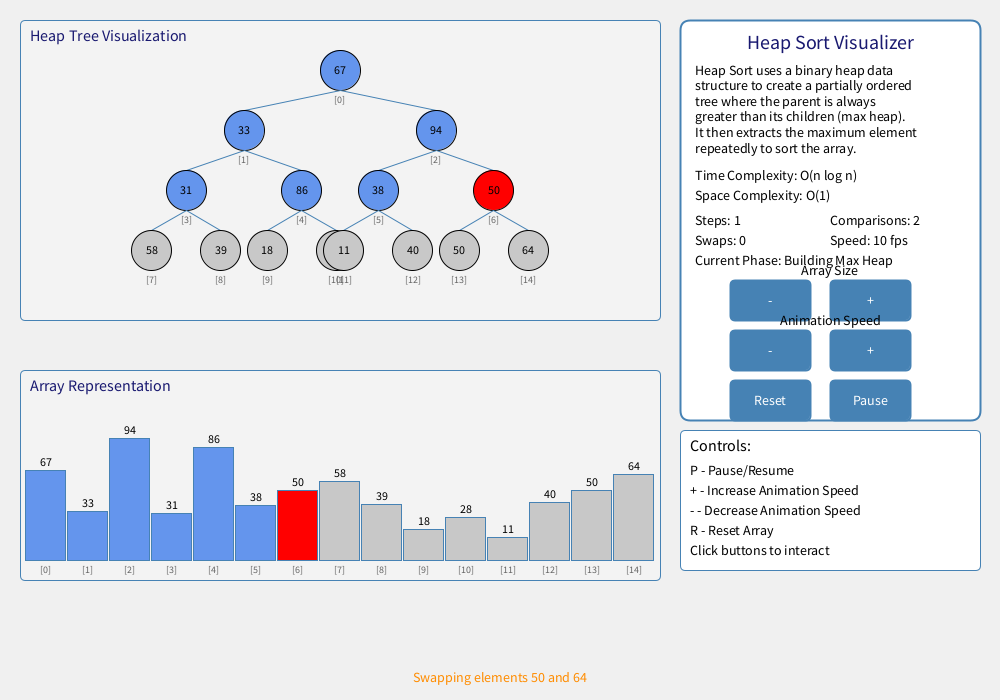
Frame 1 (no input)
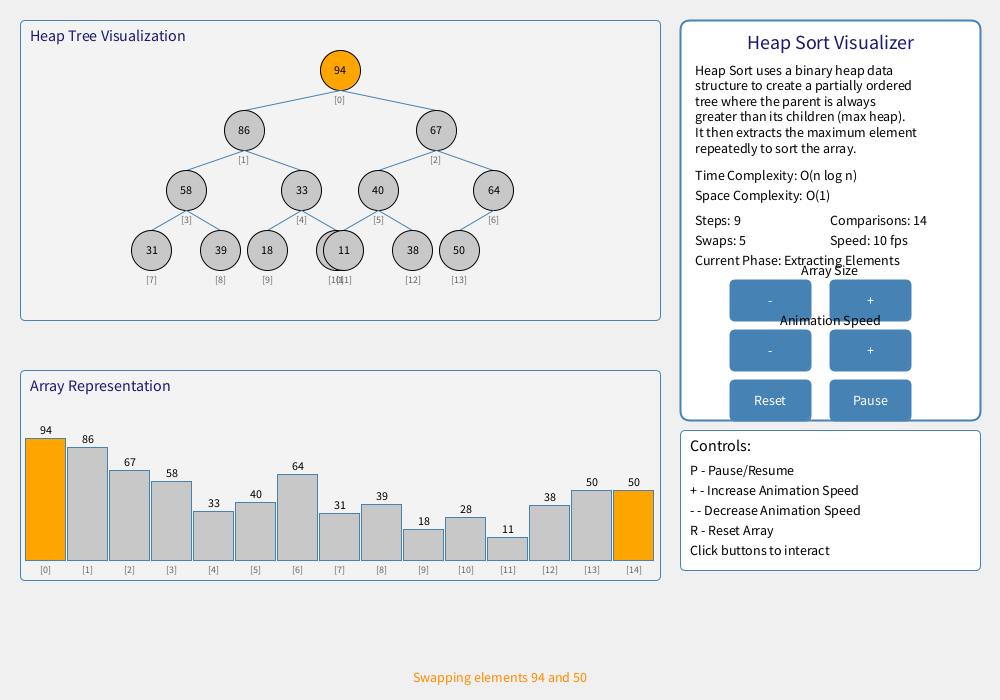
Frame 60 (the mouse pressed at the canvas centre just before this capture)
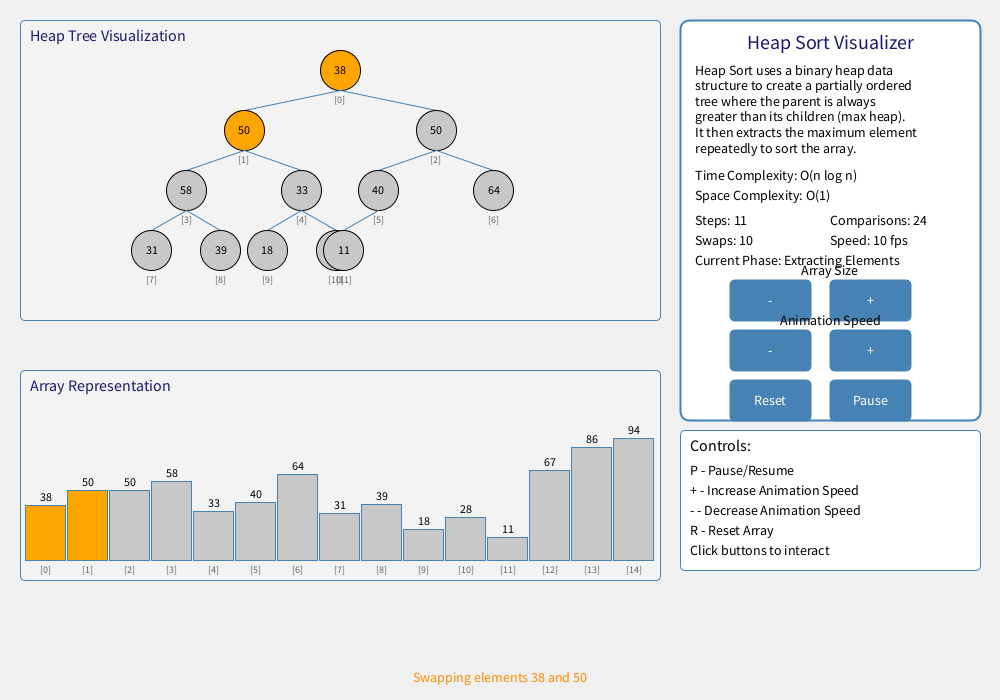
Frame 120 (the mouse held since frame 60 and released just before this capture)

The Processing sketch that drew these frames (run headless with seeded random() and noise(); from frame 60 on, the mouse is pressed at the canvas centre):

// Processing sketch: heap_sort
// ── heap_sort.pde
int[] arr;
int n;
boolean sorted;
boolean paused = false;
int comparisons = 0;
int swaps = 0;
int steps = 0;
float animationProgress = 0;
boolean isAnimating = false;
int currentSpeed = 10;

// Heap sort specific variables
int heapSize;
int currentIndex = -1;
int parentIndex = -1;
boolean buildingHeap = true;
boolean swapping = false;
int swapIndex1 = -1;
int swapIndex2 = -1;
int sortedIndex = -1;
int currentPhase = 0; // 0: building heap, 1: extracting max

// UI Panel dimensions
int panelWidth = 300;
int panelHeight = 400;
int panelX, panelY;

// Button dimensions
int buttonWidth = 80;
int buttonHeight = 40;
int buttonSpacing = 10;

// Buttons
int resetX, resetY;
boolean resetHover = false;

// Stop button
int stopX, stopY;
boolean stopHover = false;

// Size control buttons
int decreaseSizeX, decreaseSizeY;
int increaseSizeX, increaseSizeY;
boolean decreaseSizeHover = false;
boolean increaseSizeHover = false;

// Speed control buttons
int decreaseSpeedX, decreaseSpeedY;
int increaseSpeedX, increaseSpeedY;
boolean decreaseSpeedHover = false;
boolean increaseSpeedHover = false;

// Visualization options
boolean showHeapTree = true;
int treeViewX, treeViewY;
int treeViewWidth, treeViewHeight;
int arrayViewY;

void setup() {
  size(1000, 700);
  panelX = width - panelWidth - 20;
  panelY = 20;

  // Initialize array size
  n = 15; // Default number of elements (smaller for better tree visualization)

  // Position all buttons with fixed pixel positions relative to panel
  // Array Size buttons - top row
  decreaseSizeX = panelX + 50;
  decreaseSizeY = panelY + 260;
  increaseSizeX = panelX + 150;
  increaseSizeY = panelY + 260;

  // Animation Speed buttons - middle row
  decreaseSpeedX = panelX + 50;
  decreaseSpeedY = panelY + 310;
  increaseSpeedX = panelX + 150;
  increaseSpeedY = panelY + 310;

  // Reset and Pause buttons - bottom row
  resetX = panelX + 50;
  resetY = panelY + 360;
  stopX = panelX + 150;
  stopY = panelY + 360;

  // Set up visualization areas
  treeViewX = 20;
  treeViewY = 20;
  treeViewWidth = width - panelWidth - 60;
  treeViewHeight = 300;
  arrayViewY = treeViewY + treeViewHeight + 50;

  resetArray();
}

void resetArray() {
  // Keep the current array size
  arr = new int[n];
  for (int k = 0; k < n; k++) {
    arr[k] = int(random(10, 99)); // Values between 10 and 99 for better visibility
  }

  // Reset heap sort variables
  heapSize = n;
  currentIndex = n / 2 - 1; // Start with the last non-leaf node
  parentIndex = -1;
  buildingHeap = true;
  swapping = false;
  swapIndex1 = -1;
  swapIndex2 = -1;
  sortedIndex = -1;
  currentPhase = 0;

  // Reset counters
  sorted = false;
  comparisons = 0;
  swaps = 0;
  steps = 0;
  isAnimating = false;

  // Keep the current speed setting
  frameRate(currentSpeed);
}

void draw() {
  background(240);

  // Draw heap as tree
  if (showHeapTree) {
    drawHeapTree();
  }

  // Draw array bars
  drawArrayBars();

  // Update sorting algorithm
  updateSorting();

  // Draw information panel
  drawInfoPanel();

  // Draw buttons
  drawButtons();

  // Draw controls legend
  drawControlsLegend();
}

void drawHeapTree() {
  // Draw tree view background
  fill(255, 255, 255, 50);
  stroke(70, 130, 180);
  strokeWeight(1);
  rect(treeViewX, treeViewY, treeViewWidth, treeViewHeight, 5);

  // Draw tree title
  fill(25, 25, 112);
  textSize(16);
  textAlign(LEFT, TOP);
  text("Heap Tree Visualization", treeViewX + 10, treeViewY + 10);

  // Calculate node size and spacing based on the number of elements
  int maxLevel = int(log(n) / log(2)) + 1;
  int nodeSize = min(40, int(treeViewWidth / pow(2, maxLevel - 1) * 0.8));

  // Draw the tree nodes
  drawTreeNode(0, treeViewX + treeViewWidth / 2, treeViewY + 50, nodeSize, 0, treeViewWidth / 4);
}

void drawTreeNode(int index, float x, float y, int nodeSize, int level, float xOffset) {
  if (index >= heapSize) return;

  // Determine node color
  if (sorted && index >= sortedIndex) {
    fill(0, 200, 0); // Green for sorted elements
  } else if (swapping && (index == swapIndex1 || index == swapIndex2)) {
    fill(255, 165, 0); // Orange for swapping elements
  } else if (currentIndex >= 0 && index == currentIndex) {
    fill(255, 0, 0); // Red for current node being heapified
  } else if (parentIndex >= 0 && index == parentIndex) {
    fill(255, 0, 255); // Purple for parent node
  } else if (buildingHeap && currentIndex >= 0 && index > currentIndex) {
    fill(200, 200, 200); // Gray for nodes not yet heapified
  } else {
    fill(100, 149, 237); // Blue for heapified nodes
  }

  // Draw node
  stroke(0);
  strokeWeight(1);
  ellipse(x, y, nodeSize, nodeSize);

  // Draw node value
  fill(0);
  textSize(12);
  textAlign(CENTER, CENTER);
  text(arr[index], x, y);

  // Draw index below node
  fill(100);
  textSize(10);
  text("[" + index + "]", x, y + nodeSize/2 + 10);

  // Calculate child indices
  int leftChild = 2 * index + 1;
  int rightChild = 2 * index + 2;

  // Calculate new y position for children
  float newY = y + 60;

  // Calculate new x offset for next level
  float newXOffset = xOffset * 0.6;

  // Draw lines to children
  stroke(70, 130, 180);
  strokeWeight(1);

  // Draw left child if exists
  if (leftChild < heapSize) {
    line(x, y + nodeSize/2, x - newXOffset, newY - nodeSize/2);
    drawTreeNode(leftChild, x - newXOffset, newY, nodeSize, level + 1, newXOffset);
  }

  // Draw right child if exists
  if (rightChild < heapSize) {
    line(x, y + nodeSize/2, x + newXOffset, newY - nodeSize/2);
    drawTreeNode(rightChild, x + newXOffset, newY, nodeSize, level + 1, newXOffset);
  }
}

void drawArrayBars() {
  int barWidth = (width - panelWidth - 60) / n; // Increased margin
  int barHeight = 150; // Fixed height for the array view
  int maxValue = 100; // Default maximum expected value
  int arrayViewWidth = treeViewWidth - 40; // Reduced width to ensure bars stay within bounds

  // Find the actual maximum value in the array for proper scaling
  for (int k = 0; k < n; k++) {
    if (arr[k] > maxValue) maxValue = arr[k];
  }

  // Draw array view background
  fill(255, 255, 255, 50);
  stroke(70, 130, 180);
  strokeWeight(1);
  rect(treeViewX, arrayViewY, treeViewWidth, barHeight + 60, 5);

  // Draw array title
  fill(25, 25, 112);
  textSize(16);
  textAlign(LEFT, TOP);
  text("Array Representation", treeViewX + 10, arrayViewY + 10);

  // Calculate the starting x position to center the bars
  int startX = treeViewX + (treeViewWidth - (barWidth * n)) / 2;

  // Draw array bars
  for (int k = 0; k < n; k++) {
    // Calculate bar height proportional to value, ensuring it doesn't exceed barHeight
    int height = int(map(arr[k], 0, maxValue, 10, barHeight - 20)); // Increased margin

    // Determine the color based on the current state
    if (sorted && k >= sortedIndex) {
      fill(0, 200, 0); // Green for sorted elements
    } else if (swapping && (k == swapIndex1 || k == swapIndex2)) {
      fill(255, 165, 0); // Orange for swapping elements
    } else if (currentIndex >= 0 && k == currentIndex) {
      fill(255, 0, 0); // Red for current node being heapified
    } else if (parentIndex >= 0 && k == parentIndex) {
      fill(255, 0, 255); // Purple for parent node
    } else if (buildingHeap && currentIndex >= 0 && k > currentIndex) {
      fill(200, 200, 200); // Gray for nodes not yet heapified
    } else if (k >= heapSize) {
      fill(0, 150, 0); // Dark green for elements already extracted from heap
    } else {
      fill(100, 149, 237); // Blue for heapified nodes
    }

    // Draw the bar
    int x = startX + k * barWidth;
    int y = arrayViewY + 40 + (barHeight - height);
    rect(x, y, barWidth - 2, height);

    // Show array values - only if there's enough space
    if (barWidth > 15) {
      fill(0);
      textSize(min(12, barWidth - 4)); // Adjust text size based on bar width
      textAlign(CENTER, BOTTOM);
      text(arr[k], x + barWidth / 2, y - 2);
    }

    // Show index - only if there's enough space
    if (barWidth > 15) {
      fill(100);
      textSize(min(10, barWidth - 6)); // Adjust text size based on bar width
      text("[" + k + "]", x + barWidth / 2, arrayViewY + 40 + barHeight + 15);
    }
  }
}

void updateSorting() {
  if (!paused && !sorted) {
    if (isAnimating) {
      // Handle animation
      animationProgress += 0.1;
      if (animationProgress >= 1) {
        isAnimating = false;

        if (swapping) {
          // Complete the swap
          int temp = arr[swapIndex1];
          arr[swapIndex1] = arr[swapIndex2];
          arr[swapIndex2] = temp;
          swapping = false;
          swaps++;

          // Continue heapify after swap
          if (currentPhase == 0) {
            // Building heap phase - continue heapify down
            // No need to do anything here, we'll move to the next node in the main loop
          } else {
            // Extracting max phase - continue heapify down from root
            heapifyDown(0, heapSize);
          }
        }
      }
    } else {
      if (currentPhase == 0) {
        // Phase 1: Build max heap
        if (currentIndex >= 0) {
          // Heapify down the current node
          heapifyDown(currentIndex, heapSize);
          steps++;

          // Move to the next node
          currentIndex--;
        } else {
          // Heap is built, move to extraction phase
          currentPhase = 1;
          currentIndex = 0;
          heapSize = n;
          steps++;

          // Reset any invalid indices
          parentIndex = -1;
          swapIndex1 = -1;
          swapIndex2 = -1;
        }
      } else {
        // Phase 2: Extract elements from heap
        if (heapSize > 1) {
          // Swap root with last element in heap
          swapping = true;
          swapIndex1 = 0;
          swapIndex2 = heapSize - 1;
          isAnimating = true;
          animationProgress = 0;

          // Reduce heap size
          heapSize--;
          sortedIndex = heapSize;
          steps++;

          // Ensure parentIndex is reset
          parentIndex = -1;
        } else {
          // Sorting complete
          sorted = true;
          sortedIndex = 0;

          // Verify the array is sorted
          boolean isSorted = true;
          for (int i = 0; i < n - 1; i++) {
            if (arr[i] > arr[i + 1]) {
              isSorted = false;
              break;
            }
          }

          // If not sorted, force a manual sort for visualization purposes
          if (!isSorted) {
            // Create a temporary array to hold sorted values
            int[] tempArr = new int[n];
            arrayCopy(arr, tempArr);

            // Sort the temporary array
            java.util.Arrays.sort(tempArr);

            // Copy back to the original array
            arrayCopy(tempArr, arr);
          }

          // Reset all indices
          parentIndex = -1;
          swapIndex1 = -1;
          swapIndex2 = -1;
        }
      }
    }
  }
}

void heapifyDown(int index, int size) {
  if (index < 0 || index >= size) return; // Safety check

  int largest = index;
  int left = 2 * index + 1;
  int right = 2 * index + 2;

  // Find the largest among root, left child and right child
  if (left < size) {
    comparisons++;
    if (arr[left] > arr[largest]) {
      largest = left;
    }
  }

  if (right < size) {
    comparisons++;
    if (arr[right] > arr[largest]) {
      largest = right;
    }
  }

  // If largest is not root
  if (largest != index) {
    // Swap and continue heapifying
    swapping = true;
    swapIndex1 = index;
    swapIndex2 = largest;
    isAnimating = true;
    animationProgress = 0;
    parentIndex = index;
  } else {
    // Move to next node
    parentIndex = -1;
  }
}

void drawInfoPanel() {
  // Draw panel background
  fill(255);
  stroke(70, 130, 180);
  strokeWeight(2);
  rect(panelX, panelY, panelWidth, panelHeight, 10);

  // Draw panel title
  fill(25, 25, 112);
  textSize(20);
  textAlign(CENTER, TOP);
  text("Heap Sort Visualizer", panelX + panelWidth/2, panelY + 15);

  // Draw algorithm information
  textSize(14);
  textAlign(LEFT, TOP);
  fill(0);
  String info = "Heap Sort uses a binary heap data\nstructure to create a partially ordered\ntree where the parent is always\ngreater than its children (max heap).\nIt then extracts the maximum element\nrepeatedly to sort the array.";
  text(info, panelX + 15, panelY + 45);

  // Draw complexity information
  text("Time Complexity: O(n log n)", panelX + 15, panelY + 150);
  text("Space Complexity: O(1)", panelX + 15, panelY + 170);

  // Draw current metrics
  textAlign(LEFT, TOP);
  text("Steps: " + steps, panelX + 15, panelY + 195);
  text("Comparisons: " + comparisons, panelX + 150, panelY + 195);
  text("Swaps: " + swaps, panelX + 15, panelY + 215);
  text("Speed: " + currentSpeed + " fps", panelX + 150, panelY + 215);

  // Draw current phase
  String phase = currentPhase == 0 ? "Building Max Heap" : "Extracting Elements";
  text("Current Phase: " + phase, panelX + 15, panelY + 235);

  // Draw current action
  textAlign(CENTER, BOTTOM);
  fill(0);
  String action = "";
  if (sorted) {
    action = "Array Sorted!";
    fill(0, 150, 0);
  } else if (paused) {
    action = "Paused";
    fill(150, 0, 0);
  } else if (swapping) {
    // Add checks to ensure swapIndex1 and swapIndex2 are valid
    if (swapIndex1 >= 0 && swapIndex2 >= 0 && swapIndex1 < arr.length && swapIndex2 < arr.length) {
      action = "Swapping elements " + arr[swapIndex1] + " and " + arr[swapIndex2];
    } else {
      action = "Swapping elements";
    }
    fill(255, 140, 0);
  } else if (currentPhase == 0) {
    action = "Building max heap";
    if (currentIndex >= 0) {
      action += " - heapifying node " + currentIndex;
    }
    fill(0, 0, 150);
  } else {
    action = "Extracting max element from heap";
    fill(0, 0, 150);
  }
  text(action, width/2, height - 15);
}

void drawButtons() {
  // Reset button
  if (mouseX >= resetX && mouseX <= resetX + buttonWidth &&
      mouseY >= resetY && mouseY <= resetY + buttonHeight) {
    fill(100, 149, 237); // Hover color
    resetHover = true;
  } else {
    fill(70, 130, 180); // Normal color
    resetHover = false;
  }
  rect(resetX, resetY, buttonWidth, buttonHeight, 5);
  fill(255);
  textAlign(CENTER, CENTER);
  text("Reset", resetX + buttonWidth/2, resetY + buttonHeight/2);

  // Stop button
  if (mouseX >= stopX && mouseX <= stopX + buttonWidth &&
      mouseY >= stopY && mouseY <= stopY + buttonHeight) {
    fill(100, 149, 237); // Hover color
    stopHover = true;
  } else {
    fill(paused ? 220 : 70, paused ? 20 : 130, paused ? 60 : 180); // Red when paused, blue when running
    stopHover = false;
  }
  rect(stopX, stopY, buttonWidth, buttonHeight, 5);
  fill(255);
  textAlign(CENTER, CENTER);
  text(paused ? "Resume" : "Pause", stopX + buttonWidth/2, stopY + buttonHeight/2);

  // Size control buttons
  fill(0);
  textAlign(CENTER, TOP);
  text("Array Size", panelX + panelWidth/2, decreaseSizeY - 15);

  // Decrease size button
  if (mouseX >= decreaseSizeX && mouseX <= decreaseSizeX + buttonWidth &&
      mouseY >= decreaseSizeY && mouseY <= decreaseSizeY + buttonHeight) {
    fill(100, 149, 237); // Hover color
    decreaseSizeHover = true;
  } else {
    fill(70, 130, 180); // Normal color
    decreaseSizeHover = false;
  }
  rect(decreaseSizeX, decreaseSizeY, buttonWidth, buttonHeight, 5);
  fill(255);
  textAlign(CENTER, CENTER);
  text("-", decreaseSizeX + buttonWidth/2, decreaseSizeY + buttonHeight/2);

  // Increase size button
  if (mouseX >= increaseSizeX && mouseX <= increaseSizeX + buttonWidth &&
      mouseY >= increaseSizeY && mouseY <= increaseSizeY + buttonHeight) {
    fill(100, 149, 237); // Hover color
    increaseSizeHover = true;
  } else {
    fill(70, 130, 180); // Normal color
    increaseSizeHover = false;
  }
  rect(increaseSizeX, increaseSizeY, buttonWidth, buttonHeight, 5);
  fill(255);
  textAlign(CENTER, CENTER);
  text("+", increaseSizeX + buttonWidth/2, increaseSizeY + buttonHeight/2);

  // Speed control buttons
  fill(0);
  textAlign(CENTER, TOP);
  text("Animation Speed", panelX + panelWidth/2, decreaseSpeedY - 15);

  // Decrease speed button
  if (mouseX >= decreaseSpeedX && mouseX <= decreaseSpeedX + buttonWidth &&
      mouseY >= decreaseSpeedY && mouseY <= decreaseSpeedY + buttonHeight) {
    fill(100, 149, 237); // Hover color
    decreaseSpeedHover = true;
  } else {
    fill(70, 130, 180); // Normal color
    decreaseSpeedHover = false;
  }
  rect(decreaseSpeedX, decreaseSpeedY, buttonWidth, buttonHeight, 5);
  fill(255);
  textAlign(CENTER, CENTER);
  text("-", decreaseSpeedX + buttonWidth/2, decreaseSpeedY + buttonHeight/2);

  // Increase speed button
  if (mouseX >= increaseSpeedX && mouseX <= increaseSpeedX + buttonWidth &&
      mouseY >= increaseSpeedY && mouseY <= increaseSpeedY + buttonHeight) {
    fill(100, 149, 237); // Hover color
    increaseSpeedHover = true;
  } else {
    fill(70, 130, 180); // Normal color
    increaseSpeedHover = false;
  }
  rect(increaseSpeedX, increaseSpeedY, buttonWidth, buttonHeight, 5);
  fill(255);
  textAlign(CENTER, CENTER);
  text("+", increaseSpeedX + buttonWidth/2, increaseSpeedY + buttonHeight/2);
}

void drawControlsLegend() {
  fill(255);
  stroke(70, 130, 180);
  strokeWeight(1);
  rect(panelX, panelY + panelHeight + 10, panelWidth, 140, 5);

  fill(0);
  textAlign(LEFT, TOP);
  textSize(16);
  text("Controls:", panelX + 10, panelY + panelHeight + 20);
  textSize(14);
  text("P - Pause/Resume", panelX + 10, panelY + panelHeight + 45);
  text("+ - Increase Animation Speed", panelX + 10, panelY + panelHeight + 65);
  text("- - Decrease Animation Speed", panelX + 10, panelY + panelHeight + 85);
  text("R - Reset Array", panelX + 10, panelY + panelHeight + 105);
  text("Click buttons to interact", panelX + 10, panelY + panelHeight + 125);
}

void mousePressed() {
  if (resetHover) {
    resetArray();
  } else if (stopHover) {
    paused = !paused;
  } else if (decreaseSizeHover && n > 7) {
    n -= 2;
    resetArray();
  } else if (increaseSizeHover && n < 31) {
    n += 2;
    resetArray();
  } else if (decreaseSpeedHover && currentSpeed > 5) {
    currentSpeed -= 5;
    frameRate(currentSpeed);
  } else if (increaseSpeedHover) {
    currentSpeed += 5;
    frameRate(currentSpeed);
  }
}

void keyPressed() {
  if (key == 'p' || key == 'P') {
    paused = !paused;
  } else if (key == '+') {
    currentSpeed += 5;
    frameRate(currentSpeed);
  } else if (key == '-' && currentSpeed > 5) {
    currentSpeed -= 5;
    frameRate(currentSpeed);
  } else if (key == 'r' || key == 'R') {
    resetArray();
  }
}
